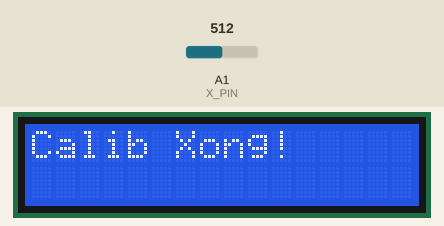
The sketch below on a simulated Arduino Uno, built with avr-gcc and run on an emulated ATmega328P. On the bench: 16×2 character LCD. The test bench sets the inputs (shaded band); at power-on: A1 (X_PIN) = 512.

Above: at 5.2 s.
At 7.3 s:
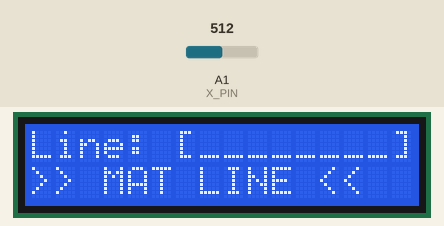
7.4 s: A1 (X_PIN) set to 529
At 8.3 s:
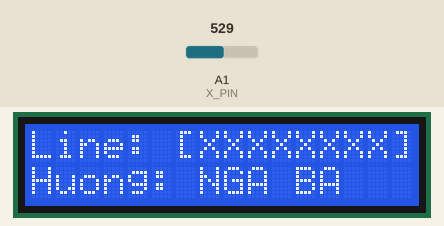
8.9 s: A1 (X_PIN) set to 511
At 10.2 s:
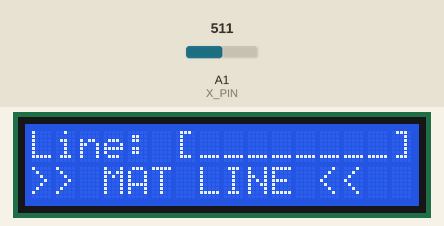
10.5 s: A1 (X_PIN) set to 716
At 11.1 s:
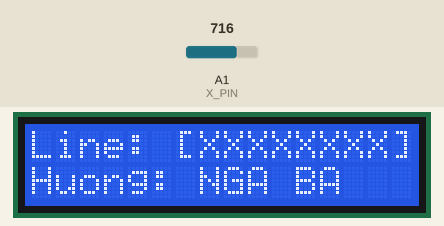
Timing chart, 0 to 13.5 s (numbered marks = the images above; inputs shaded):
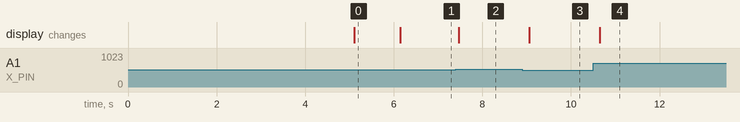

The sketch:

ktcambien.ino
```cpp
#include <Wire.h>
#include <LiquidCrystal_I2C.h>

LiquidCrystal_I2C lcd(0x27, 16, 2);

#define X_PIN A1
#define S0 5
#define S1 7
#define S2 6

const int muxMap[8] = {2,  1,  0,  3,  5,  7,  6,  4};

int sensorValues[8];
int minValues[8];
int maxValues[8];
int thresholds[8];

void setup() {
  pinMode(S0, OUTPUT);
  pinMode(S1, OUTPUT);
  pinMode(S2, OUTPUT);

  lcd.init();
  lcd.backlight();

  for (int i = 0; i < 8; i++) {
    minValues[i] = 1023;
    maxValues[i] = 0;
  }

  lcd.setCursor(0, 0);
  lcd.print("Quet xe qua line");
  lcd.setCursor(0, 1);
  lcd.print("Trong 5 giay...");

  unsigned long startTime = millis();

  // --- QUÁ TRÌNH CALIB ---
  while (millis() - startTime < 5000) {
    for (int i = 0; i < 8; i++) {
      int channel = muxMap[i];

      digitalWrite(S0, bitRead(channel, 0));
      digitalWrite(S1, bitRead(channel, 1));
      digitalWrite(S2, bitRead(channel, 2));
      delayMicroseconds(50);

      int val = analogRead(X_PIN);

      if (val < minValues[i]) minValues[i] = val;
      if (val > maxValues[i]) maxValues[i] = val;
    }
  }

  for (int i = 0; i < 8; i++) {
    thresholds[i] = (minValues[i] + maxValues[i]) / 2;
  }

  lcd.clear();
  lcd.print("Calib Xong!");
  delay(1000);
  lcd.clear();
}

void loop() {
  int activeSensors = 0;
  float weightedSum = 0;

  // --- QUÁ TRÌNH ĐỌC CẢM BIẾN ---
  for (int i = 0; i < 8; i++) {
    int channel = muxMap[i];

    digitalWrite(S0, bitRead(channel, 0));
    digitalWrite(S1, bitRead(channel, 1));
    digitalWrite(S2, bitRead(channel, 2));
    delayMicroseconds(50);

    sensorValues[i] = analogRead(X_PIN);

    if (sensorValues[i] > thresholds[i]) {
      activeSensors++;
      weightedSum += i;
    }
  }

  // --- HIỂN THỊ LCD ---
  lcd.setCursor(0, 0);
  lcd.print("Line: [");
  for (int i = 0; i < 8; i++) {
    if (sensorValues[i] > thresholds[i]) lcd.print("X");
    else lcd.print("_");
  }
  lcd.print("]");

  // --- XỬ LÝ LOGIC HƯỚNG ĐI ---
  lcd.setCursor(0, 1);

  if (activeSensors == 0) {
    lcd.print(">> MAT LINE <<  ");
  }
  else if (activeSensors >= 6) {
    lcd.print("Huong: NGA BA   ");
  }
  else {
    float position = weightedSum / activeSensors;
    if (position < 3.0) {
      lcd.print("Huong: TRAI     ");
    }
    else if (position > 4.0) {
      lcd.print("Huong: PHAI     ");
    }
    else {
      lcd.print("Huong: THANG    ");
    }
  }

  delay(100);
}
```

Measured:
- the behaviour switches between 512 and 513 on A1 (X_PIN) (found by bisection; images 1 and 2)
- after the input at 7.4 s, the display: changes after 0.07 s (image 2)
- after the input at 8.9 s, the display: changes after 0.16 s (image 3)
- after the input at 10.5 s, the display: changes after 0.15 s (image 4)
- what the display in image 0 shows lasts 1.0 s, from 5.1 s to 6.1 s
